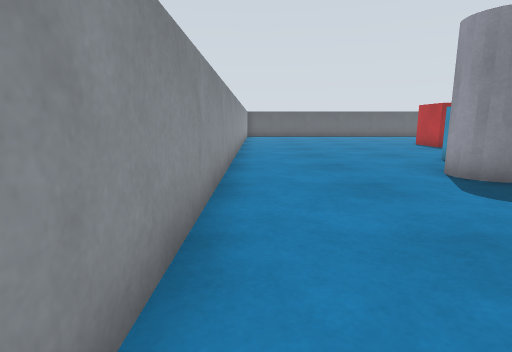
[1] (above)

24 first-person views from a walk through a world built for the Gazebo simulator. The camera is 0.57 m above the floor, tilts 10° down and sees 80° across. The floor is counted in squares, 0.5 m on a side. Each view is taken from the middle of a square. On the plan, view 1 faces up. The plan holds only what a view shows up to about 13 squares ahead; the rest is blank. Robots are left out.

[2]
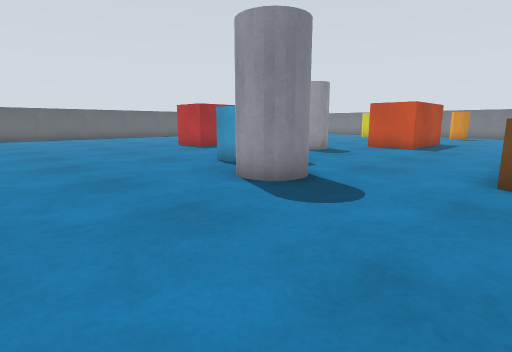

[3]
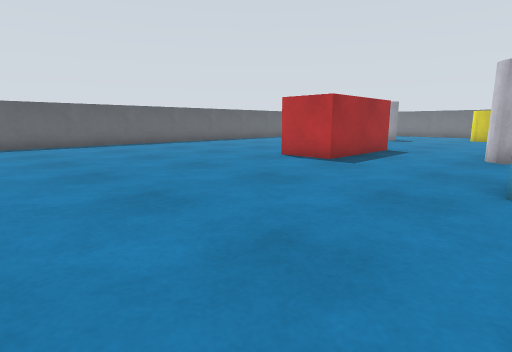

[4]
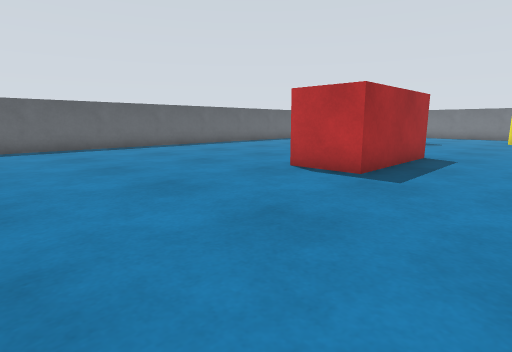

[5]
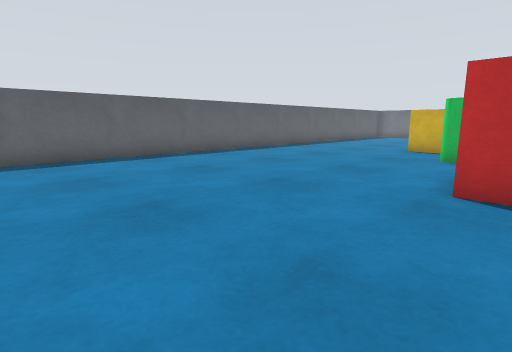

[6]
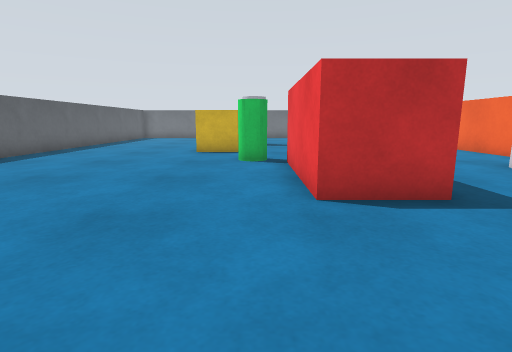

[7]
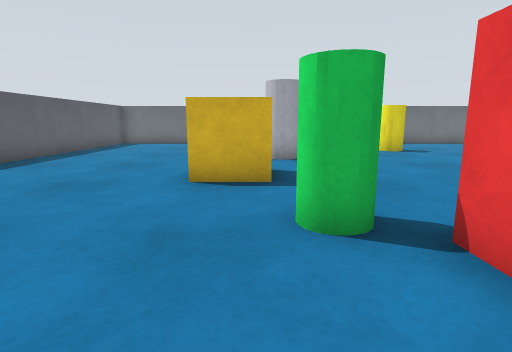

[8]
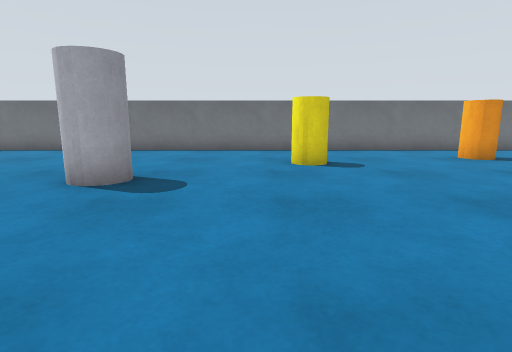

[9]
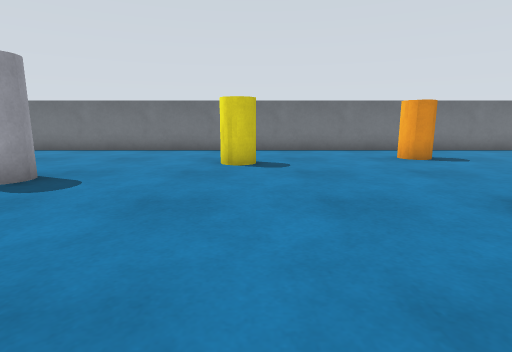

[10]
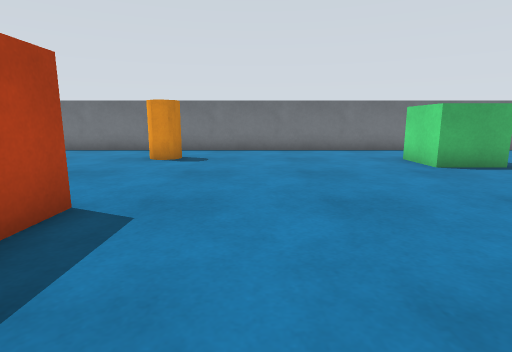

[11]
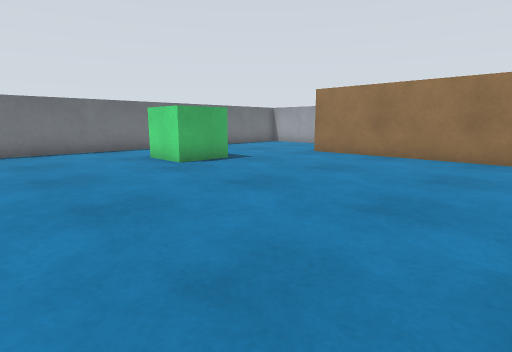

[12]
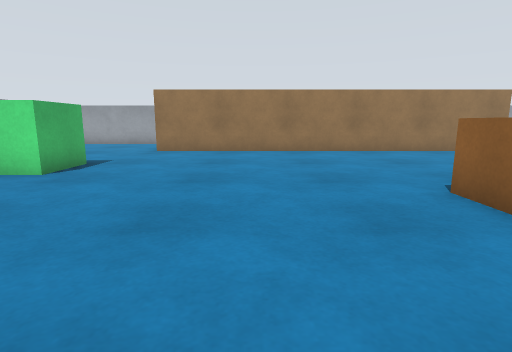

[13]
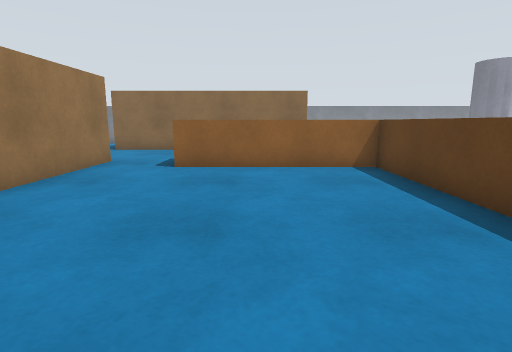

[14]
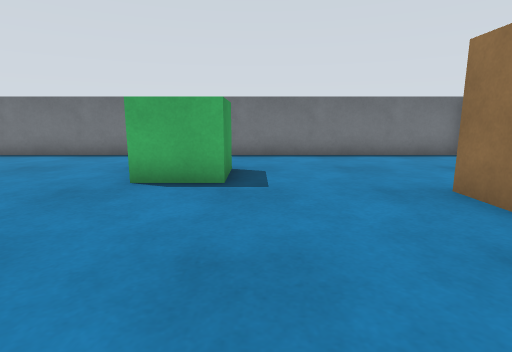

[15]
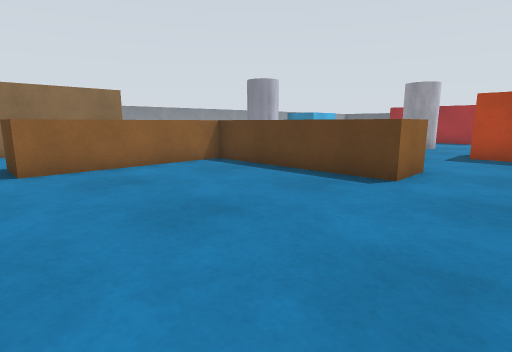

[16]
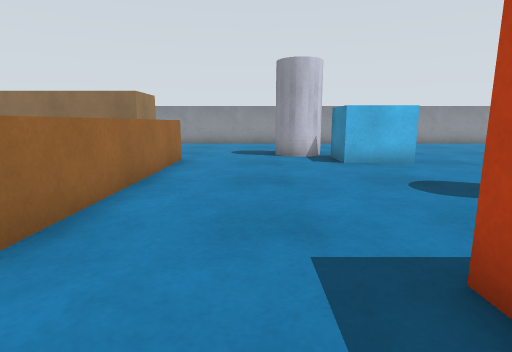

[17]
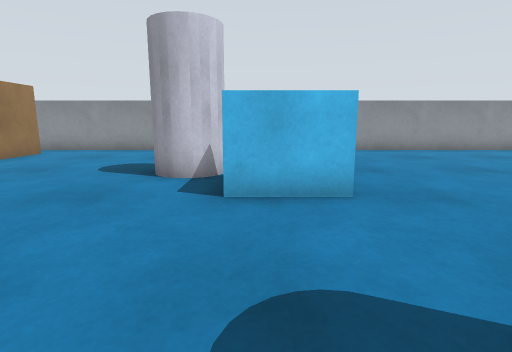

[18]
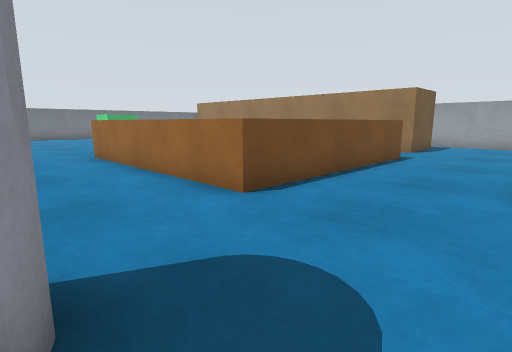

[19]
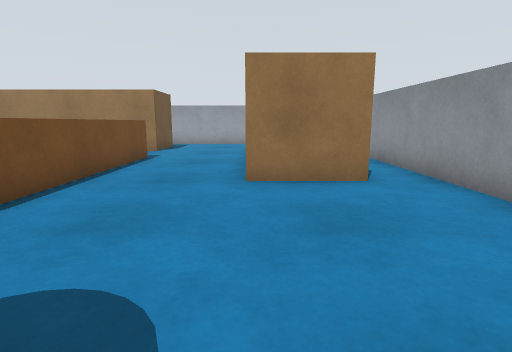

[20]
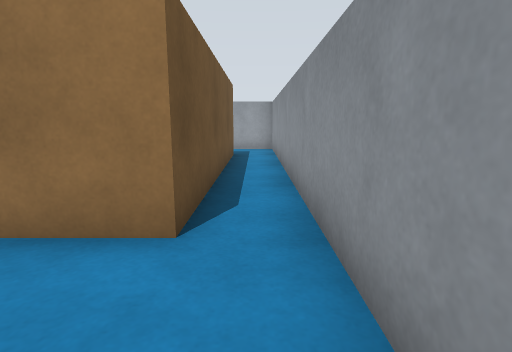

[21]
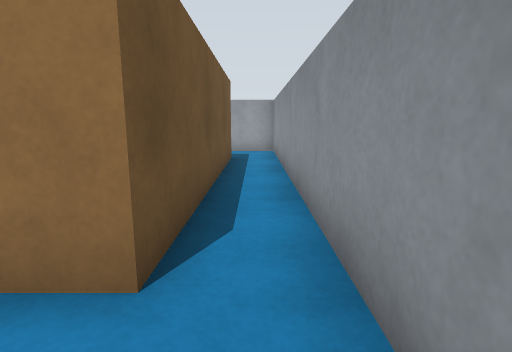

[22]
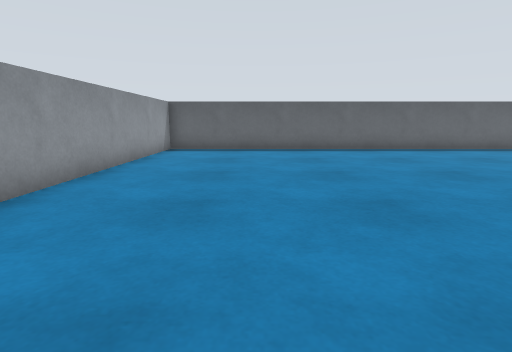

[23]
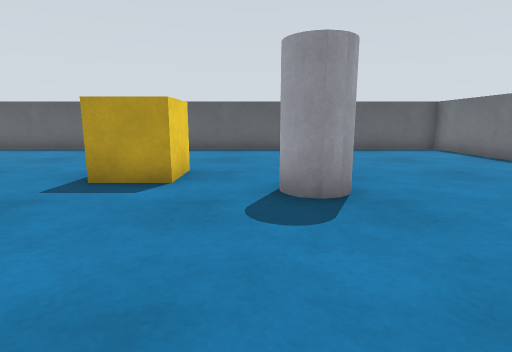

[24]
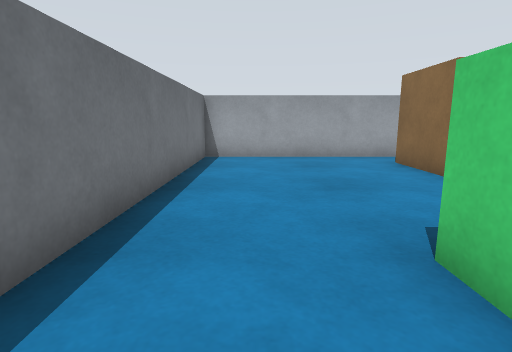

### Floor plan
Key: @ floor where view 1 was taken; # wall or solid block; . floor; B cyan box; P pillar; R orange box; W brown box; E red box; Y yellow box; C green cylinder; L yellow cylinder; A orange cylinder; G green box.
Columns run from 1 left of view 1 to 27 right of it. Each row starts with its distance up from view 1.
 25 #############################
 24 #...........................#
 23 #...........................#
 22 #...........................#
 21 #...........................#
 20 #...........................#
 19 #................YY.........#
 18 #................YY.........#
 17 #.............CC.....P......#
 16 #.........EEEEE.............#
 15 #.........E   E.............#
 14 #.........EEEE..............#
 13 #.......................L...#
 12 #......................LL...#
 11 #...........................#
 10 #...........PP..............#
  9 #......BB...P...............#
  8 #......BB......RRRR ........#
  7 #.....P........RR RR.....A..#
  6 #....PPP....................#
  5 #...........................#
  4 #...........................#
  3 #...........................#
  2 #.......WWWWWWWW............#
  1 #.......WWWWWWW.............#
  0 #@WWW...WW..................#
 -1 #.W W...WW.............GG...#
 -2 #.W W...WW.............GG...#
 -3 #.W W...WW..................#
 -4 #.W W...WW..................#
 -5 #.W W.......................#
 -6 #.W W.......................#
 -7 #.W W...WWWWWWWWWWWWWWW.....#
 -8 #.W W...W             W.....#
 -9 #..  ...              ......#
-10 ###  ###             ########

Where each view was taken, in squares from view 1:
view 1: 0 up, 0 right, facing up
view 2: 2 up, 0 right, facing up-right
view 3: 9 up, 0 right, facing up-right
view 4: 11 up, 2 right, facing up-right
view 5: 15 up, 3 right, facing up-right
view 6: 17 up, 4 right, facing right
view 7: 18 up, 10 right, facing right
view 8: 14 up, 14 right, facing right
view 9: 12 up, 14 right, facing right
view 10: 4 up, 14 right, facing right
view 11: 4 up, 14 right, facing down-right
view 12: 6 up, 17 right, facing down
view 13: 2 down, 16 right, facing left
view 14: 3 down, 16 right, facing right
view 15: 5 down, 16 right, facing up-left
view 16: 5 up, 16 right, facing left
view 17: 8 up, 12 right, facing left
view 18: 6 up, 3 right, facing down-right
view 19: 6 up, 3 right, facing down
view 20: 3 up, 0 right, facing down
view 21: 2 up, 0 right, facing down
view 22: 12 up, 3 right, facing up
view 23: 12 up, 19 right, facing up
view 24: 0 up, 25 right, facing down
